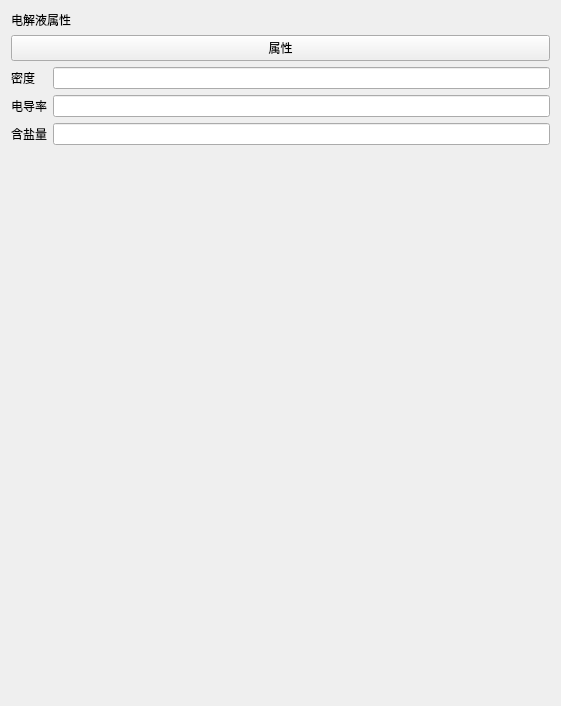
<?xml version="1.0" encoding="UTF-8"?>
<ui version="4.0">
 <class>ElectrolyteSettingWidget</class>
 <widget class="QWidget" name="ElectrolyteSettingWidget">
  <property name="geometry">
   <rect>
    <x>0</x>
    <y>0</y>
    <width>561</width>
    <height>706</height>
   </rect>
  </property>
  <property name="windowTitle">
   <string>Form</string>
  </property>
  <layout class="QVBoxLayout" name="verticalLayout">
   <item>
    <widget class="QLabel" name="label_4">
     <property name="text">
      <string>电解液属性</string>
     </property>
    </widget>
   </item>
   <item>
    <widget class="QPushButton" name="pushButton">
     <property name="text">
      <string>属性</string>
     </property>
    </widget>
   </item>
   <item>
    <layout class="QGridLayout" name="gridLayout">
     <item row="0" column="1">
      <widget class="QLineEdit" name="lineEdit"/>
     </item>
     <item row="0" column="0">
      <widget class="QLabel" name="label">
       <property name="text">
        <string>密度</string>
       </property>
      </widget>
     </item>
     <item row="1" column="0">
      <widget class="QLabel" name="label_2">
       <property name="text">
        <string>电导率</string>
       </property>
      </widget>
     </item>
     <item row="2" column="0">
      <widget class="QLabel" name="label_3">
       <property name="text">
        <string>含盐量</string>
       </property>
      </widget>
     </item>
     <item row="1" column="1">
      <widget class="QLineEdit" name="lineEdit_2"/>
     </item>
     <item row="2" column="1">
      <widget class="QLineEdit" name="lineEdit_3"/>
     </item>
    </layout>
   </item>
   <item>
    <spacer name="verticalSpacer">
     <property name="orientation">
      <enum>Qt::Vertical</enum>
     </property>
     <property name="sizeHint" stdset="0">
      <size>
       <width>20</width>
       <height>40</height>
      </size>
     </property>
    </spacer>
   </item>
  </layout>
 </widget>
 <resources/>
 <connections/>
</ui>
